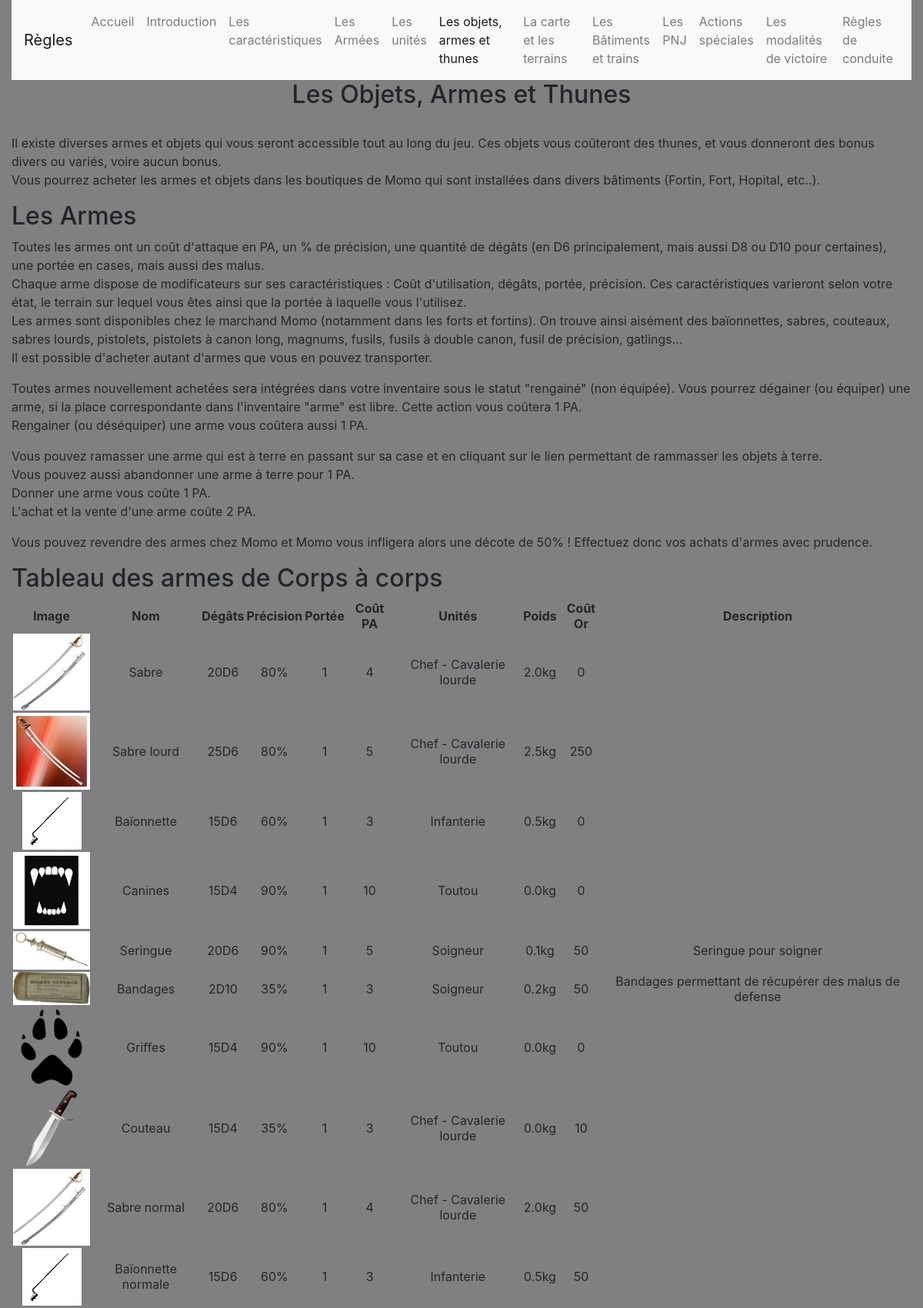
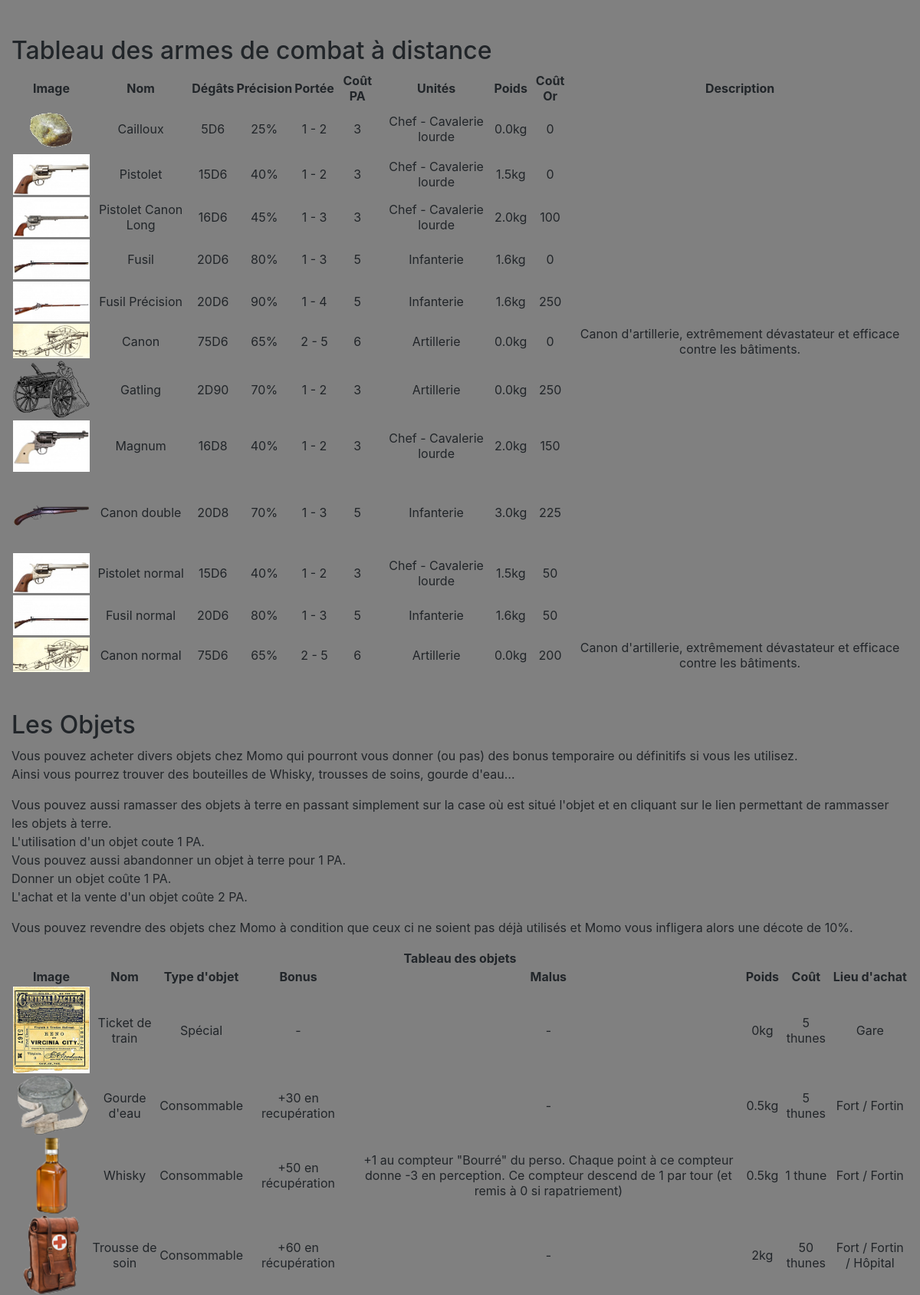
The page /regles/regles_objets.php (upper part) on the database its author committed (2 pictures, top to bottom).
### tables this page shows
CREATE TABLE `arme` (
  `id_arme` int(11) NOT NULL,
  `nom_arme` varchar(100) NOT NULL DEFAULT '',
  `porteeMin_arme` int(11) NOT NULL DEFAULT '0',
  `porteeMax_arme` tinyint(4) NOT NULL DEFAULT '0',
  `coutPa_arme` int(11) NOT NULL DEFAULT '0',
  `coutOr_arme` int(11) NOT NULL DEFAULT '0',
  `additionMin_degats` tinyint(4) NOT NULL DEFAULT '0',
  `additionMax_degats` tinyint(4) NOT NULL DEFAULT '0',
  `multiplicateurMin_degats` double NOT NULL DEFAULT '0',
  `multiplicateurMax_degats` double NOT NULL DEFAULT '0',
  `degatMin_arme` int(11) NOT NULL DEFAULT '0',
  `degatMax_arme` int(11) NOT NULL DEFAULT '0',
  `valeur_des_arme` int(11) NOT NULL DEFAULT '0',
  `precision_arme` int(11) NOT NULL DEFAULT '0',
  `degatZone_arme` enum('0','1') NOT NULL DEFAULT '0',
  `bonusPM_arme` int(11) NOT NULL DEFAULT '0',
  `poids_arme` decimal(10,1) NOT NULL DEFAULT '0.0',
  `pvMax_arme` int(11) NOT NULL DEFAULT '0',
  `description_arme` text NOT NULL,
  `qualite_arme` tinyint(4) NOT NULL DEFAULT '6',
  `main` tinyint(4) NOT NULL DEFAULT '1',
  `image_arme` varchar(100) DEFAULT NULL
);

### regles/regles_objets.php (the view, shortened to what this page needs)
<?php
$mysqli = db_connexion();
?>
<html>
	<head>
		<link rel="stylesheet" href="https://stackpath.bootstrapcdn.com/bootstrap/4.3.1/css/bootstrap.min.css">
	</head>
	<body style="background-color:grey;">
		<div class="container-fluid">
			<nav class="navbar navbar-expand-lg navbar-light bg-light">
				<a class="navbar-brand" href="#">Règles</a>
				<div class="collapse navbar-collapse" id="navbarSupportedContent">
					<ul class="navbar-nav mr-auto">
						<li class="nav-item">
							<a class="nav-link" href="../index.php">Accueil</a>
						</li>
						<li class="nav-item">
							<a class="nav-link" href="regles_introduction.php">Introduction</a>
						</li>
						<li class="nav-item">
							<a class="nav-link" href="regles_caracs.php">Les caractéristiques</a>
						</li>
						<li class="nav-item">
							<a class="nav-link" href="regles_armees.php">Les Armées</a>
						</li>
						<li class="nav-item">
							<a class="nav-link" href="regles_unites.php">Les unités</a>
						</li>
						<li class="nav-item">
							<a class="nav-link active" href="regles_objets.php">Les objets, armes et thunes</a>
						</li>
						<li class="nav-item">
							<a class="nav-link" href="regles_carte.php">La carte et les terrains</a>
						</li>
						<li class="nav-item">
							<a class="nav-link" href="regles_batiments.php">Les Bâtiments et trains</a>
						</li>
						<li class="nav-item">
							<a class="nav-link" href="regles_pnjs.php">Les PNJ</a>
						</li>
						<li class="nav-item">
							<a class="nav-link" href="regles_action_spe.php">Actions spéciales</a>
						</li>
						<li class="nav-item">
							<a class="nav-link" href="regles_modalites_victoire.php">Les modalités de victoire</a>
						</li>
						<li class="nav-item">
							<a class="nav-link" href="regles_conduite.php">Règles de conduite</a>
						</li>
					</ul>
				</div>
			</nav>
			<div class="row justify-content-center">
				<div class="col-12">
					<div align="center"><h2>Les Objets, Armes et Thunes</h2></div>
				</div>
			</div>
			<div class="row">
				<div class="col-12">
					<br />
					<p>Il existe diverses armes et objets qui vous seront accessible tout au long du jeu. Ces objets vous coûteront des thunes, et vous donneront des bonus divers ou variés, voire aucun bonus.<br />
					Vous pourrez acheter les armes et objets dans les boutiques de Momo qui sont installées dans divers bâtiments (Fortin, Fort, Hopital, etc..). </p>
					<h2>Les Armes</h2>
					<p>Toutes les armes ont un coût d'attaque en PA, un % de précision, une quantité de dégâts (en D6 principalement, mais aussi D8 ou D10 pour certaines), une portée en cases, mais aussi des malus.<br />
					Chaque arme dispose de modificateurs sur ses caractéristiques : Coût d'utilisation, dégâts, portée, précision. Ces caractéristiques varieront selon votre état, le terrain sur lequel vous êtes ainsi que la portée à laquelle vous l'utilisez.<br />
					Les armes sont disponibles chez le marchand Momo (notamment dans les forts et fortins). On trouve ainsi aisément des baïonnettes, sabres, couteaux, sabres lourds, pistolets, pistolets à canon long, magnums, fusils, fusils à double canon, fusil de précision, gatlings…<br />
					Il est possible d'acheter autant d'armes que vous en pouvez transporter.</p>
					<p>Toutes armes nouvellement achetées sera intégrées dans votre inventaire sous le statut "rengainé" (non équipée). Vous pourrez dégainer (ou équiper) une arme, si la place correspondante dans l'inventaire "arme" est libre. Cette action vous coûtera 1 PA.<br />
					Rengainer (ou déséquiper) une arme vous coûtera aussi 1 PA.</p>
					<p>Vous pouvez ramasser une arme qui est à terre en passant sur sa case et en cliquant sur le lien permettant de rammasser les objets à terre.<br />
					Vous pouvez aussi abandonner une arme à terre pour 1 PA.<br />
					Donner une arme vous coûte 1 PA.<br />
					L'achat et la vente d'une arme coûte 2 PA.</p>
					<p>Vous pouvez revendre des armes chez Momo et Momo vous infligera alors une décote de 50% ! Effectuez donc vos achats d'armes avec prudence.</p>
					<h2>Tableau des armes de Corps à corps</h2>
					<div id="table_armes_cac" class="table-responsive">
						<table border='1' align="center" width=100%>
							<tr>
								<th style="text-align:center">Image</th>
								<th style="text-align:center">Nom</th>
								<th style="text-align:center">Dégâts</th>
								<th style="text-align:center">Précision</th>
								<th style="text-align:center">Portée</th>
								<th style="text-align:center">Coût PA</th>
								<th style="text-align:center">Unités</th>
								<th style="text-align:center">Poids</th>
								<th style="text-align:center">Coût Or</th>
								<th style="text-align:center">Description</th>
							</tr>
							<?php
							$sql = "SELECT id_arme, image_arme, description_arme, poids_arme, precision_arme, degatMin_arme, valeur_des_arme, coutOr_arme, coutPa_arme, nom_arme
									FROM arme
									WHERE  porteeMax_arme = 1
									ORDER BY arme.id_arme ASC";
							$res = $mysqli->query($sql);
							while ($t_arme_cac = $res->fetch_assoc()) {
								$id_arme		= $t_arme_cac['id_arme'];
								$image_arme 	= $t_arme_cac['image_arme'];
								$desc_arme		= $t_arme_cac['description_arme'];
								$poids_arme		= $t_arme_cac['poids_arme'];
								$precision_arme	= $t_arme_cac['precision_arme'];
								$degats_arme	= $t_arme_cac['degatMin_arme'] . "D" . $t_arme_cac['valeur_des_arme'];
								$coutOr_arme	= $t_arme_cac['coutOr_arme'];
								$coutPa_arme	= $t_arme_cac['coutPa_arme'];
								$nom_arme		= $t_arme_cac['nom_arme'];
								$nom_unite		= "";
								$sql_unite = "SELECT nom_unite
												FROM arme_as_type_unite, type_unite
												WHERE arme_as_type_unite.id_type_unite = type_unite.id_unite
												AND arme_as_type_unite.id_arme = $id_arme";
								$res_unite = $mysqli->query($sql_unite);
								while ($t_unite = $res_unite->fetch_assoc()) {
									if (trim($nom_unite) != "") {
										$nom_unite .= " - ";
									}
									$nom_unite .= $t_unite['nom_unite'];
								}
								echo "<tr>";
								echo "	<td style='text-align:center'><img src='../images/armes/".$image_arme."' style='max-width: 100px; height: auto;' alt=''></td>";
								echo "	<td style='text-align:center'>".$nom_arme."</td>";
								echo "	<td style='text-align:center'>".$degats_arme."</td>";
								echo "	<td style='text-align:center'>".$precision_arme."%</td>";
								echo "	<td style='text-align:center'>1</td>";
								echo "	<td style='text-align:center'>".$coutPa_arme."</td>";
								echo "	<td style='text-align:center'>".$nom_unite."</td>";
								echo "	<td style='text-align:center'>".$poids_arme."kg</td>";
								echo "	<td style='text-align:center'>".$coutOr_arme."</td>";
								echo "	<td style='text-align:center'>".$desc_arme."</td>";
								echo "</tr>";
							}
							?>
						</table>
					</div>
					<br /><br />
					<h2>Tableau des armes de combat à distance</h2>
					<div id="table_armes_dist" class="table-responsive">
						<table border='1' align="center" width=100%>
							<tr>
								<th style="text-align:center">Image</th>
								<th style="text-align:center">Nom</th>
								<th style="text-align:center">Dégâts</th>
								<th style="text-align:center">Précision</th>
								<th style="text-align:center">Portée</th>
								<th style="text-align:center">Coût PA</th>
								<th style="text-align:center">Unités</th>
								<th style="text-align:center">Poids</th>
								<th style="text-align:center">Coût Or</th>
								<th style="text-align:center">Description</th>
							</tr>
							<?php
							$sql = "SELECT id_arme, image_arme, description_arme, poids_arme, precision_arme, degatMin_arme, valeur_des_arme, coutOr_arme, coutPa_arme, nom_arme, porteeMin_arme, porteeMax_arme
									FROM arme WHERE porteeMax_arme > 1
									ORDER BY id_arme ASC";
							$res = $mysqli->query($sql);
							while ($t_arme_dist = $res->fetch_assoc()) {
								$id_arme		= $t_arme_dist['id_arme'];
								$image_arme 	= $t_arme_dist['image_arme'];
								$desc_arme		= $t_arme_dist['description_arme'];
								$poids_arme		= $t_arme_dist['poids_arme'];
								$precision_arme	= $t_arme_dist['precision_arme'];
								$degats_arme	= $t_arme_dist['degatMin_arme'] . "D" . $t_arme_dist['valeur_des_arme'];
								$coutOr_arme	= $t_arme_dist['coutOr_arme'];
								$coutPa_arme	= $t_arme_dist['coutPa_arme'];
								$nom_arme		= $t_arme_dist['nom_arme'];
								$portee_arme	= $t_arme_dist['porteeMin_arme'] . " - " . $t_arme_dist['porteeMax_arme'];
								$nom_unite		= "";
								$sql_unite = "SELECT nom_unite
												FROM arme_as_type_unite, type_unite
												WHERE arme_as_type_unite.id_type_unite = type_unite.id_unite
												AND arme_as_type_unite.id_arme = $id_arme";
								$res_unite = $mysqli->query($sql_unite);
								while ($t_unite = $res_unite->fetch_assoc()) {
									if (trim($nom_unite) != "") {
										$nom_unite .= " - ";
									}
									$nom_unite .= $t_unite['nom_unite'];
								}
								echo "<tr>";
								echo "	<td style='text-align:center'><img src='../images/armes/".$image_arme."' style='max-width: 100px; height: auto;' alt=''></td>";
								echo "	<td style='text-align:center'>".$nom_arme."</td>";
								echo "	<td style='text-align:center'>".$degats_arme."</td>";
								echo "	<td style='text-align:center'>".$precision_arme."%</td>";
								echo "	<td style='text-align:center'>".$portee_arme."</td>";
								echo "	<td style='text-align:center'>".$coutPa_arme."</td>";
								echo "	<td style='text-align:center'>".$nom_unite."</td>";
								echo "	<td style='text-align:center'>".$poids_arme."kg</td>";
								echo "	<td style='text-align:center'>".$coutOr_arme."</td>";
								echo "	<td style='text-align:center'>".$desc_arme."</td>";
								echo "</tr>";
							}
							?>
						</table>
					</div>
					<br /><br />
					<h2>Les Objets</h2>
					<p>Vous pouvez acheter divers objets chez Momo qui pourront vous donner (ou pas) des bonus temporaire ou définitifs si vous les utilisez.<br />
					Ainsi vous pourrez trouver des bouteilles de Whisky, trousses de soins, gourde d'eau…</p>
					<p>Vous pouvez aussi ramasser des objets à terre en passant simplement sur la case où est situé l'objet et en cliquant sur le lien permettant de rammasser les objets à terre.<br />
					L'utilisation d'un objet coute 1 PA.<br />
					Vous pouvez aussi abandonner un objet à terre pour 1 PA.<br />
					Donner un objet coûte 1 PA.<br />
					L'achat et la vente d'un objet coûte 2 PA.</p>
					<p>Vous pouvez revendre des objets chez Momo à condition que ceux ci ne soient pas déjà utilisés et Momo vous infligera alors une décote de 10%.</p>
					<center><b>Tableau des objets</b></center>
					<div id="table_objets" class="table-responsive">
						<table border='1' align="center" width=100%>
							<tr>
								<th style="text-align:center">Image</th>
								<th style="text-align:center">Nom</th>
								<th style="text-align:center">Type d'objet</th>
								<th style="text-align:center">Bonus</th>
								<th style="text-align:center">Malus</th>
								<th style="text-align:center">Poids</th>
								<th style="text-align:center">Coût</th>
								<th style="text-align:center">Lieu d'achat</th>
							</tr>
							<tr>
								<td align='center'><img src='../images/objets/objet1.png' style='max-width: 100px; height: auto;' alt=''></td>
								<td align='center'>Ticket de train</td>
								<td align='center'>Spécial</td>
								<td align='center'>-</td>
								<td align='center'>-</td>
								<td align='center'>0kg</td>
								<td align='center'>5 thunes</td>
								<td align='center'>Gare</td>
							</tr>
							<tr>
								<td align='center'><img src='../images/objets/objet2.png' style='max-width: 100px; height: auto;' alt=''></td>
								<td align='center'>Gourde d'eau</td>
								<td align='center'>Consommable</td>
								<td align='center'>+30 en recupération</td>
								<td align='center'>-</td>
								<td align='center'>0.5kg</td>
								<td align='center'>5 thunes</td>
								<td align='center'>Fort / Fortin</td>
							</tr>
							<tr>
								<td align='center'><img src='../images/objets/objet3.png' style='max-width: 100px; height: auto;' alt=''></td>
								<td align='center'>Whisky</td>
								<td align='center'>Consommable</td>
								<td align='center'>+50 en récupération</td>
								<td align='center'>+1 au compteur "Bourré" du perso. Chaque point à ce compteur donne -3 en perception. Ce compteur descend de 1 par tour (et remis à 0 si rapatriement)</td>
								<td align='center'>0.5kg</td>
								<td align='center'>1 thune</td>
								<td align='center'>Fort / Fortin</td>
							</tr>
							<tr>
								<td align='center'><img src='../images/objets/objet4.png' style='max-width: 100px; height: auto;' alt=''></td>
								<td align='center'>Trousse de soin</td>
								<td align='center'>Consommable</td>
								<td align='center'>+60 en récupération</td>
								<td align='center'>-</td>
								<td align='center'>2kg</td>
								<td align='center'>50 thunes</td>
								<td align='center'>Fort / Fortin / Hôpital</td>
							</tr>
						</table>
					</div>
					<br />
				</div>
			</div>
		</div>
	</body>
</html>

### rows shown on the page
arme: image_arme (picture), nom_arme "Sabre", degats_arme "20D6", precision_arme "80", coutPa_arme "4", nom_unite "Chef - Cavalerie lourde", poids_arme "2.0", coutOr_arme "0"
arme: image_arme (picture), nom_arme "Sabre lourd", degats_arme "25D6", precision_arme "80", coutPa_arme "5", nom_unite "Chef - Cavalerie lourde", poids_arme "2.5", coutOr_arme "250"
arme: image_arme (picture), nom_arme "Baïonnette", degats_arme "15D6", precision_arme "60", coutPa_arme "3", nom_unite "Infanterie", poids_arme "0.5", coutOr_arme "0"
arme: image_arme (picture), nom_arme "Canines", degats_arme "15D4", precision_arme "90", coutPa_arme "10", nom_unite "Toutou", poids_arme "0.0", coutOr_arme "0"
arme: image_arme (picture), nom_arme "Seringue", degats_arme "20D6", precision_arme "90", coutPa_arme "5", nom_unite "Soigneur", poids_arme "0.1", coutOr_arme "50", description_arme "Seringue pour soigner"
arme: image_arme (picture), nom_arme "Bandages", degats_arme "2D10", precision_arme "35", coutPa_arme "3", nom_unite "Soigneur", poids_arme "0.2", coutOr_arme "50", description_arme "Bandages permettant de récupérer des malus de defense"
arme: image_arme (picture), nom_arme "Griffes", degats_arme "15D4", precision_arme "90", coutPa_arme "10", nom_unite "Toutou", poids_arme "0.0", coutOr_arme "0"
arme: image_arme (picture), nom_arme "Couteau", degats_arme "15D4", precision_arme "35", coutPa_arme "3", nom_unite "Chef - Cavalerie lourde", poids_arme "0.0", coutOr_arme "10"
arme: image_arme (picture), nom_arme "Sabre normal", degats_arme "20D6", precision_arme "80", coutPa_arme "4", nom_unite "Chef - Cavalerie lourde", poids_arme "2.0", coutOr_arme "50"
arme: image_arme (picture), nom_arme "Baïonnette normale", degats_arme "15D6", precision_arme "60", coutPa_arme "3", nom_unite "Infanterie", poids_arme "0.5", coutOr_arme "50"
arme: image_arme (picture), nom_arme "Cailloux", degats_arme "5D6", precision_arme "25", portee_arme "1 - 2", coutPa_arme "3", nom_unite "Chef - Cavalerie lourde", poids_arme "0.0", coutOr_arme "0"
arme: image_arme (picture), nom_arme "Pistolet", degats_arme "15D6", precision_arme "40", portee_arme "1 - 2", coutPa_arme "3", nom_unite "Chef - Cavalerie lourde", poids_arme "1.5", coutOr_arme "0"
arme: image_arme (picture), nom_arme "Pistolet Canon Long", degats_arme "16D6", precision_arme "45", portee_arme "1 - 3", coutPa_arme "3", nom_unite "Chef - Cavalerie lourde", poids_arme "2.0", coutOr_arme "100"
arme: image_arme (picture), nom_arme "Fusil", degats_arme "20D6", precision_arme "80", portee_arme "1 - 3", coutPa_arme "5", nom_unite "Infanterie", poids_arme "1.6", coutOr_arme "0"
arme: image_arme (picture), nom_arme "Fusil Précision", degats_arme "20D6", precision_arme "90", portee_arme "1 - 4", coutPa_arme "5", nom_unite "Infanterie", poids_arme "1.6", coutOr_arme "250"
arme: image_arme (picture), nom_arme "Canon", degats_arme "75D6", precision_arme "65", portee_arme "2 - 5", coutPa_arme "6", nom_unite "Artillerie", poids_arme "0.0", coutOr_arme "0", description_arme "Canon d'artillerie, extrêmement dévastateur et efficace contre les bâtiments."
arme: image_arme (picture), nom_arme "Gatling", degats_arme "2D90", precision_arme "70", portee_arme "1 - 2", coutPa_arme "3", nom_unite "Artillerie", poids_arme "0.0", coutOr_arme "250"
arme: image_arme (picture), nom_arme "Magnum", degats_arme "16D8", precision_arme "40", portee_arme "1 - 2", coutPa_arme "3", nom_unite "Chef - Cavalerie lourde", poids_arme "2.0", coutOr_arme "150"
arme: image_arme (picture), nom_arme "Canon double", degats_arme "20D8", precision_arme "70", portee_arme "1 - 3", coutPa_arme "5", nom_unite "Infanterie", poids_arme "3.0", coutOr_arme "225"
arme: image_arme (picture), nom_arme "Pistolet normal", degats_arme "15D6", precision_arme "40", portee_arme "1 - 2", coutPa_arme "3", nom_unite "Chef - Cavalerie lourde", poids_arme "1.5", coutOr_arme "50"
arme: image_arme (picture), nom_arme "Fusil normal", degats_arme "20D6", precision_arme "80", portee_arme "1 - 3", coutPa_arme "5", nom_unite "Infanterie", poids_arme "1.6", coutOr_arme "50"
arme: image_arme (picture), nom_arme "Canon normal", degats_arme "75D6", precision_arme "65", portee_arme "2 - 5", coutPa_arme "6", nom_unite "Artillerie", poids_arme "0.0", coutOr_arme "200", description_arme "Canon d'artillerie, extrêmement dévastateur et efficace contre les bâtiments."
